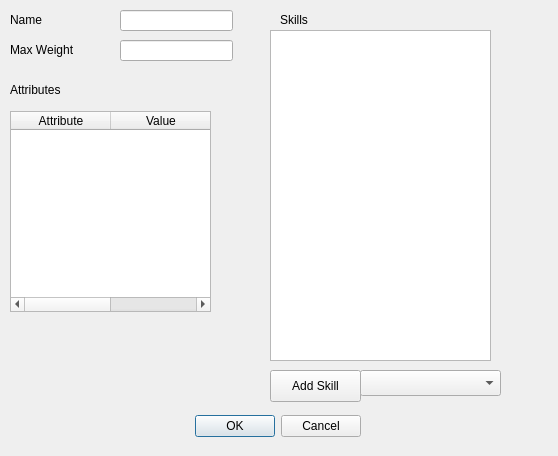
<?xml version="1.0" encoding="UTF-8"?>
<ui version="4.0">
 <class>characterDialog</class>
 <widget class="QDialog" name="characterDialog">
  <property name="geometry">
   <rect>
    <x>0</x>
    <y>0</y>
    <width>558</width>
    <height>456</height>
   </rect>
  </property>
  <property name="windowTitle">
   <string>Dialog</string>
  </property>
  <widget class="QDialogButtonBox" name="buttonBox">
   <property name="geometry">
    <rect>
     <x>20</x>
     <y>410</y>
     <width>341</width>
     <height>32</height>
    </rect>
   </property>
   <property name="orientation">
    <enum>Qt::Horizontal</enum>
   </property>
   <property name="standardButtons">
    <set>QDialogButtonBox::Cancel|QDialogButtonBox::Ok</set>
   </property>
  </widget>
  <widget class="QLineEdit" name="nameLineEdit">
   <property name="geometry">
    <rect>
     <x>120</x>
     <y>10</y>
     <width>113</width>
     <height>21</height>
    </rect>
   </property>
  </widget>
  <widget class="QLabel" name="label">
   <property name="geometry">
    <rect>
     <x>10</x>
     <y>10</y>
     <width>62</width>
     <height>19</height>
    </rect>
   </property>
   <property name="text">
    <string>Name</string>
   </property>
  </widget>
  <widget class="QListView" name="skillListView">
   <property name="geometry">
    <rect>
     <x>270</x>
     <y>30</y>
     <width>221</width>
     <height>331</height>
    </rect>
   </property>
  </widget>
  <widget class="QLabel" name="label_2">
   <property name="geometry">
    <rect>
     <x>280</x>
     <y>10</y>
     <width>62</width>
     <height>19</height>
    </rect>
   </property>
   <property name="text">
    <string>Skills</string>
   </property>
  </widget>
  <widget class="QPushButton" name="addSkillButton">
   <property name="geometry">
    <rect>
     <x>270</x>
     <y>370</y>
     <width>91</width>
     <height>32</height>
    </rect>
   </property>
   <property name="text">
    <string>Add Skill</string>
   </property>
  </widget>
  <widget class="QLineEdit" name="lineEdit">
   <property name="geometry">
    <rect>
     <x>120</x>
     <y>40</y>
     <width>113</width>
     <height>21</height>
    </rect>
   </property>
  </widget>
  <widget class="QLabel" name="label_4">
   <property name="geometry">
    <rect>
     <x>10</x>
     <y>40</y>
     <width>91</width>
     <height>19</height>
    </rect>
   </property>
   <property name="text">
    <string>Max Weight</string>
   </property>
  </widget>
  <widget class="QLabel" name="label_5">
   <property name="geometry">
    <rect>
     <x>10</x>
     <y>80</y>
     <width>91</width>
     <height>19</height>
    </rect>
   </property>
   <property name="text">
    <string>Attributes</string>
   </property>
  </widget>
  <widget class="QComboBox" name="skillsComboBox">
   <property name="geometry">
    <rect>
     <x>360</x>
     <y>370</y>
     <width>141</width>
     <height>26</height>
    </rect>
   </property>
  </widget>
  <widget class="QTableWidget" name="attr_tableWidget">
   <property name="geometry">
    <rect>
     <x>10</x>
     <y>111</y>
     <width>201</width>
     <height>201</height>
    </rect>
   </property>
   <column>
    <property name="text">
     <string>Attribute</string>
    </property>
   </column>
   <column>
    <property name="text">
     <string>Value</string>
    </property>
   </column>
  </widget>
 </widget>
 <resources/>
 <connections>
  <connection>
   <sender>buttonBox</sender>
   <signal>rejected()</signal>
   <receiver>characterDialog</receiver>
   <slot>reject()</slot>
   <hints>
    <hint type="sourcelabel">
     <x>316</x>
     <y>260</y>
    </hint>
    <hint type="destinationlabel">
     <x>286</x>
     <y>274</y>
    </hint>
   </hints>
  </connection>
  <connection>
   <sender>buttonBox</sender>
   <signal>accepted()</signal>
   <receiver>characterDialog</receiver>
   <slot>accept()</slot>
   <hints>
    <hint type="sourcelabel">
     <x>248</x>
     <y>254</y>
    </hint>
    <hint type="destinationlabel">
     <x>157</x>
     <y>274</y>
    </hint>
   </hints>
  </connection>
 </connections>
</ui>
